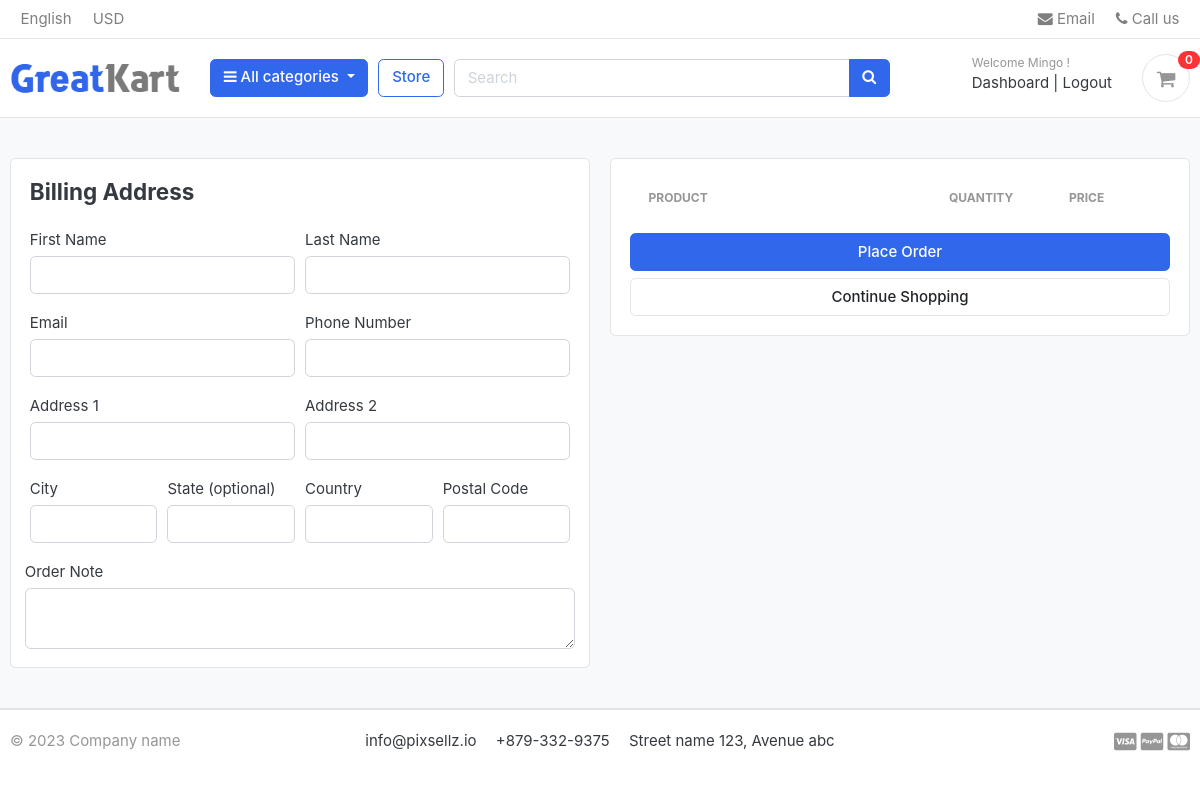
Page /cart/checkout/ (signed in) on the earlier database version.
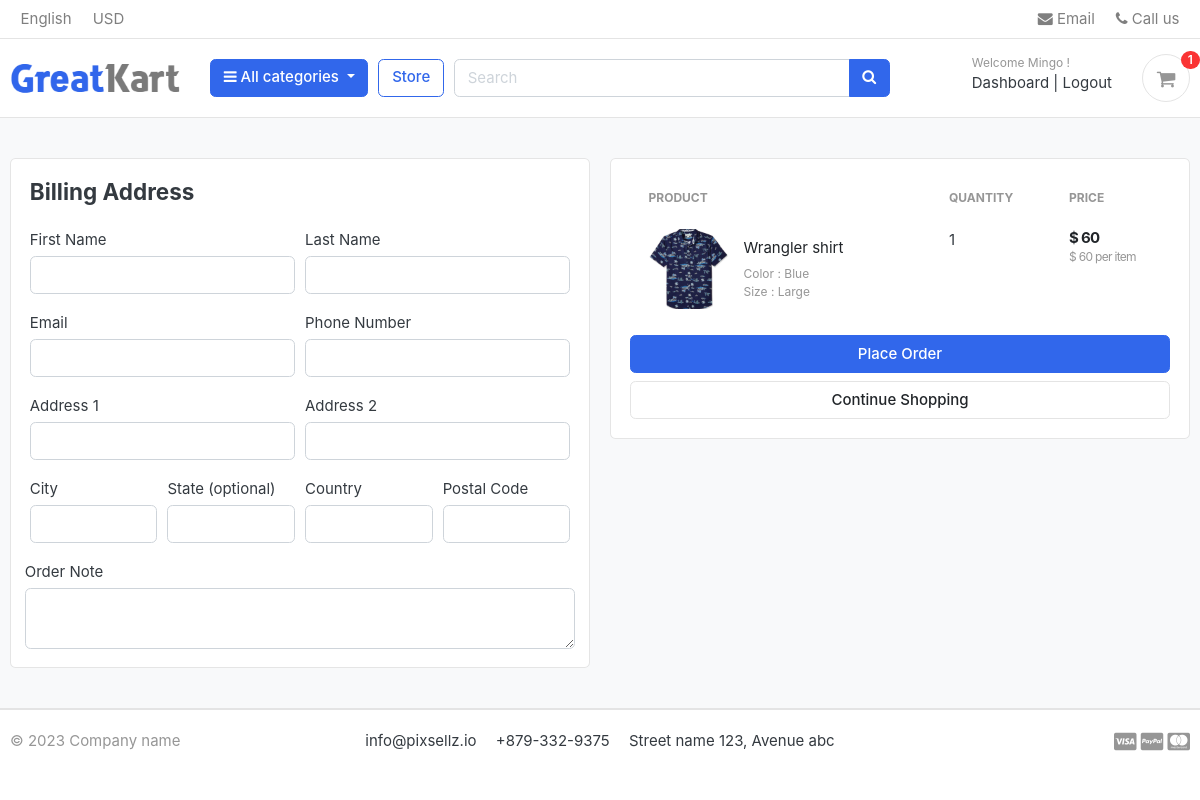
Same page on the later database version.
### carts/models.py (models this page shows, shortened)
class CartItem(models.Model):
    user=models.ForeignKey(Account,on_delete=models.CASCADE, null=True)
    product=models.ForeignKey(Product,on_delete=models.CASCADE)
    cart = models.ForeignKey(Cart, on_delete=models.CASCADE, null=True)
    variations = models.ManyToManyField(Variation,blank=True)
    quantity = models.IntegerField()
    is_active = models.BooleanField(default=True)
    def sub_total(self):
        return self.product.price * self.quantity

### store/models.py (models this page shows, shortened)
class Product(models.Model):
    product_name= models.CharField(max_length=200,unique=True)
    slug = models.SlugField(max_length=200,unique=True)
    description = models.TextField(max_length=500,blank=True)
    price = models.IntegerField()
    images = models.ImageField(upload_to='photos/products')
    stock = models.IntegerField()
    is_available = models.BooleanField(default=True)                                                                    #by default always available
    category = models.ForeignKey(Category, on_delete=models.CASCADE)                                                    #deleting a category removes products associated with it
    created_date = models.DateTimeField(auto_now_add=True)
    modified_date = models.DateTimeField(auto_now=True)
    def get_url(self):                                                                                                  #accessing the slug of category and product, generating url
        return reverse('product_detail',args=[self.category.slug, self.slug])                                           #of a specific product

class Variation(models.Model):
    product = models.ForeignKey(Product,on_delete=models.CASCADE)
    variation_category = models.CharField(max_length=150,choices=variation_category_choice)
    variation_value = models.CharField(max_length=150)
    is_active = models.BooleanField(default=True)
    created_date = models.DateTimeField(auto_now=True)
    objects = VariationManager()

### carts/views.py (the view)
# urls.py: path('checkout/', views.checkout,name='checkout')
@login_required(login_url='login')
def checkout(request, total=0, quantity=0,cart_items=None):
    tax=0
    grand_total=0
    if request.user.is_authenticated:
        cart_items = CartItem.objects.filter(user=request.user, is_active=True)
    else:
        cart = Cart.objects.get(
            cart_id=_cart_id(request))  # retrieving user's cart object based on cart id within the current session
        cart_items = CartItem.objects.filter(cart=cart, is_active=True)
    try:
        cart=Cart.objects.get(cart_id=_cart_id(request))                                                                #retrieving user's cart object based on cart id within the current session
        cart_items=CartItem.objects.filter(cart=cart,is_active=True)                                                    #retrieving all active items associated with the fetched cart
        for cart_item in cart_items:
            total +=(cart_item.product.price * cart_item.quantity)                                                      #subtotal, product price by its quantity, adding to the total
            quantity += cart_item.quantity                                                                              #adding the quantity of every cart item to the overall one
        tax = (16 * total)/100
        grand_total = total +tax
    except ObjectDoesNotExist:
        pass                                                                                                            #in case no cart exists throw an exception
    context = {
        'total': "{:.2f}".format(total),
        'quantity':quantity,
        'cart_items':cart_items,
        'tax': "{:.2f}".format(tax),
        'grand_total': "{:.2f}".format(grand_total),
    }
    return render(request,'store/checkout.html', context)

### carts/views.py (called while the page is built)
def _cart_id(request):                                                                                                  #private function
    cart = request.session.session_key                                                                                  #session id
    if not cart:
        cart = request.session.create()                                                                                 #if there is no session_key a new one is created
    return cart

### category/context_processor.py (called while the page is built)
def menu_links(request):
    links = Category.objects.all()                                                                                      #fetching all the categories
    return dict(links=links)                                                                                            #returning a dictionary with key links connected to category queryset

### category/models.py (called while the page is built)
    def get_url(self):                                                                                                  #category url
        return reverse ('products_by_category', args=[self.slug])

### templates/store/checkout.html (shortened to what this page needs)
{% extends 'base.html' %}
{% load static %}
{% block content %}
<section class="section-content padding-y bg">
<div class="container">
<div class="row">
	<aside class="col-lg-6">
<div class="card">
  <div class="card-body">
    <h4 class="card-title mb-4">Billing Address</h4>
    <form action="{% url 'place_order' %}" method="POST">
      <div class="form-row">
        <div class="col form-group">
          <label for="">First Name</label>
          <input type="text" name="first_name" class="form-control" required>
        </div>
        <div class="col form-group">
          <label for="">Last Name</label>
          <input type="text" name="last_name" class="form-control" required>
        </div>
      </div>
      <div class="form-row">
        <div class="col form-group">
          <label for="">Email</label>
          <input type="email" name="email" class="form-control" required>
        </div>
        <div class="col form-group">
          <label for="">Phone Number</label>
          <input type="text" name="phone" class="form-control" required>
        </div>
      </div>
      <div class="form-row">
        <div class="col form-group">
          <label for="">Address 1</label>
          <input type="text" name="address_1" class="form-control" required>
        </div>
        <div class="col form-group">
          <label for="">Address 2</label>
          <input type="text" name="address_2" class="form-control">
        </div>
      </div>
      <div class="form-row">
        <div class="col form-group">
          <label for="">City</label>
          <input type="text" name="city" class="form-control" required>
        </div>
        <div class="col form-group">
          <label for="">State (optional)</label>
          <input type="text" name="state" class="form-control">
        </div>
        <div class="col form-group">
          <label for="">Country</label>
          <input type="text" name="country" class="form-control" required>
        </div>
                 <div class="col form-group">
          <label for="">Postal Code</label>
          <input type="text" name="postal_code" class="form-control" required>
        </div>
        </div>
        <div class="form-row">
          <label for="">Order Note</label>
          <textarea name="order_note" rows="2" class="form-control"></textarea>
        </div>
    </div>
</div>
	</aside>
	<aside class="col-lg-6">
		<div class="card">
		<div class="card-body">
<table class="table table-borderless table-shopping-cart">
<thead class="text-muted">
<tr class="small text-uppercase">
  <th scope="col">Product</th>
  <th scope="col" width="120">Quantity</th>
  <th scope="col" width="120">Price</th>
</tr>
</thead>
<tbody>
{% for cart_item in cart_items %}
<tr>
	<td>
		<figure class="itemside align-items-center">
			<div class="aside"><img src="{{ cart_item.product.images.url }}" class="img-sm"></div>
			<figcaption class="info">
				<a href="{{  cart_item.product.get_url }}" class="title text-dark">{{ cart_item.product.product_name }}</a>
				<p class="text-muted small">
                {% if cart_item.variations.all %}
                  {% for item in cart_item.variations.all %}
                    {{  item.variation_category| capfirst }} : {{ item.variation_value| capfirst }}<br>
                  {% endfor %}
                {% endif %}
                </p>
			</figcaption>
		</figure>
	</td>
	<td>
        <label for="">{{ cart_item.quantity }}</label>
	</td>
	<td>
		<div class="price-wrap">
			<var class="price">$ {{ cart_item.sub_total }}</var>
			<small class="text-muted"> $ {{ cart_item.product.price }} per item </small>
		</div>
	</td>
</tr>
{% endfor %}
</tbody>
</table>
			<button type="submit" name="submit" class="btn btn-primary btn-block"> Place Order </button>
			<a href="{%  url 'store' %}" class="btn btn-light btn-block">Continue Shopping</a>
		</div>
		</div>
</aside>
</div>
</div>
</section>
{% endblock %}

### templates/includes/navbar.html (shortened to what this page needs)
{%  load static %}
<header class="section-header">
<nav class="navbar p-md-0 navbar-expand-sm navbar-light border-bottom">
<div class="container">
  <div class="collapse navbar-collapse" id="navbarTop4">
    <ul class="navbar-nav mr-auto">
    	<li class="nav-item dropdown">
		 	<a href="#" class="nav-link">   English </a>
		</li>
		<li class="nav-item dropdown">
			<a href="#" class="nav-link"> USD </a>
		</li>
    </ul>
    <ul class="navbar-nav">
		<li><a href="#" class="nav-link"> <i class="fa fa-envelope"></i> Email </a></li>
		<li><a href="#" class="nav-link"> <i class="fa fa-phone"></i> Call us </a></li>
	</ul>
  </div>
</div>
</nav>
<section class="header-main border-bottom">
	<div class="container">
<div class="row align-items-center">
	<div class="col-lg-2 col-md-3 col-6">
		<a href="{% url 'home' %}" class="brand-wrap">
			<img class="logo" src="{% static  './images/logo.png' %}">
		</a>
	</div>
	<div class="col-lg col-sm col-md col-6 flex-grow-0">
		<div class="category-wrap dropdown d-inline-block float-right">
			<button type="button" class="btn btn-primary dropdown-toggle" data-toggle="dropdown">
				<i class="fa fa-bars"></i> All categories
			</button>
		</div>
	</div>
	<a href="{%  url 'store' %}" class="btn btn-outline-primary">Store</a>
	<div class="col-lg  col-md-6 col-sm-12 col">
		<form action="{% url 'search' %}" class="search" method="GET">
			<div class="input-group w-100">
			    <input type="text" class="form-control" style="width:60%;" placeholder="Search" name="keyword">
			    <div class="input-group-append">
			      <button class="btn btn-primary" type="submit">
			        <i class="fa fa-search"></i>
			      </button>
			    </div>
		    </div>
		</form>
	</div>
	<div class="col-lg-3 col-sm-6 col-8 order-2 order-lg-3">
				<div class="d-flex justify-content-end mb-3 mb-lg-0">
                    {% if user.id is None %}
					<div class="widget-header">
						<small class="title text-muted">Welcome guest!</small>
						<div>
							<a href="{% url 'login' %}">Sign in</a> <span class="dark-transp"> | </span>
							<a href="{% url 'register' %}"> Register</a>
						</div>
					</div>
                    {% else %}
                    		<div class="widget-header">
						<small class="title text-muted">Welcome {{ user.first_name }}!</small>
						<div>
							<a href="{%url 'dashboard' %}">Dashboard</a> <span class="dark-transp"> | </span>
							<a href="{% url 'logout' %}"> Logout</a>
						</div>
                    </div>
                    {% endif %}
					<a href="{% url 'cart' %}" class="widget-header pl-3 ml-3">
						<div class="icon icon-sm rounded-circle border"><i class="fa fa-shopping-cart"></i></div>
						<span class="badge badge-pill badge-danger notify">{{ cart_count }}</span>
					</a>
				</div>
			</div>
</div>
	</div>
</section>
</header>

Differences in the rows shown:
added CartItem: product.images (picture), product.product_name "Wrangler shirt", quantity "1", sub_total "60", product.price "60"
now on this page (row unchanged): Variation: variation_category "Color", variation_value "Blue"
now on this page (row unchanged): Variation: variation_category "Size", variation_value "Large"
Other differences:
{{ cart_count }}: "0" → "1"
